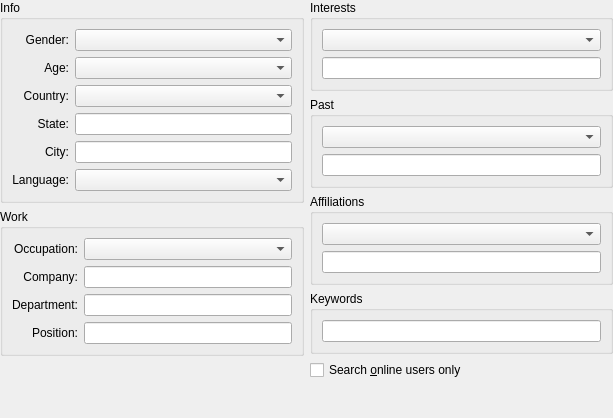
<?xml version="1.0" encoding="UTF-8"?>
<ui version="4.0">
 <class>AdvSearch</class>
 <widget class="QWidget" name="AdvSearch">
  <property name="geometry">
   <rect>
    <x>0</x>
    <y>0</y>
    <width>613</width>
    <height>418</height>
   </rect>
  </property>
  <property name="windowTitle">
   <string>Form1</string>
  </property>
  <layout class="QHBoxLayout">
   <property name="spacing">
    <number>6</number>
   </property>
   <property name="margin">
    <number>0</number>
   </property>
   <item>
    <layout class="QVBoxLayout">
     <property name="spacing">
      <number>6</number>
     </property>
     <property name="margin">
      <number>0</number>
     </property>
     <item>
      <widget class="QGroupBox" name="groupBox">
       <property name="title">
        <string>Info</string>
       </property>
       <layout class="QGridLayout" name="gridLayout">
        <item row="0" column="0">
         <widget class="QLabel" name="TextLabel5">
          <property name="text">
           <string>Gender:</string>
          </property>
          <property name="alignment">
           <set>Qt::AlignRight|Qt::AlignTrailing|Qt::AlignVCenter</set>
          </property>
          <property name="wordWrap">
           <bool>false</bool>
          </property>
         </widget>
        </item>
        <item row="0" column="1">
         <widget class="QComboBox" name="cmbGender"/>
        </item>
        <item row="1" column="0">
         <widget class="QLabel" name="TextLabel6">
          <property name="text">
           <string>Age:</string>
          </property>
          <property name="alignment">
           <set>Qt::AlignRight|Qt::AlignTrailing|Qt::AlignVCenter</set>
          </property>
          <property name="wordWrap">
           <bool>false</bool>
          </property>
         </widget>
        </item>
        <item row="1" column="1">
         <widget class="QComboBox" name="cmbAge"/>
        </item>
        <item row="2" column="0">
         <widget class="QLabel" name="TextLabel8">
          <property name="text">
           <string>Country:</string>
          </property>
          <property name="alignment">
           <set>Qt::AlignRight|Qt::AlignTrailing|Qt::AlignVCenter</set>
          </property>
          <property name="wordWrap">
           <bool>false</bool>
          </property>
         </widget>
        </item>
        <item row="2" column="1">
         <widget class="QComboBox" name="cmbCountry"/>
        </item>
        <item row="3" column="0">
         <widget class="QLabel" name="TextLabel7">
          <property name="text">
           <string>State:</string>
          </property>
          <property name="alignment">
           <set>Qt::AlignRight|Qt::AlignTrailing|Qt::AlignVCenter</set>
          </property>
          <property name="wordWrap">
           <bool>false</bool>
          </property>
         </widget>
        </item>
        <item row="3" column="1">
         <widget class="QLineEdit" name="edtState"/>
        </item>
        <item row="4" column="0">
         <widget class="QLabel" name="TextLabel9">
          <property name="text">
           <string>City:</string>
          </property>
          <property name="alignment">
           <set>Qt::AlignRight|Qt::AlignTrailing|Qt::AlignVCenter</set>
          </property>
          <property name="wordWrap">
           <bool>false</bool>
          </property>
         </widget>
        </item>
        <item row="4" column="1">
         <widget class="QLineEdit" name="edtCity"/>
        </item>
        <item row="5" column="0">
         <widget class="QLabel" name="TextLabel10">
          <property name="text">
           <string>Language:</string>
          </property>
          <property name="alignment">
           <set>Qt::AlignRight|Qt::AlignTrailing|Qt::AlignVCenter</set>
          </property>
          <property name="wordWrap">
           <bool>false</bool>
          </property>
         </widget>
        </item>
        <item row="5" column="1">
         <widget class="QComboBox" name="cmbLang"/>
        </item>
       </layout>
      </widget>
     </item>
     <item>
      <widget class="QGroupBox" name="groupBox_2">
       <property name="title">
        <string>Work</string>
       </property>
       <layout class="QGridLayout" name="gridLayout_2">
        <item row="0" column="0">
         <widget class="QLabel" name="TextLabel11">
          <property name="text">
           <string>Occupation:</string>
          </property>
          <property name="alignment">
           <set>Qt::AlignRight|Qt::AlignTrailing|Qt::AlignVCenter</set>
          </property>
          <property name="wordWrap">
           <bool>false</bool>
          </property>
         </widget>
        </item>
        <item row="0" column="1">
         <widget class="QComboBox" name="cmbOccupation"/>
        </item>
        <item row="1" column="0">
         <widget class="QLabel" name="TextLabel12">
          <property name="text">
           <string>Company:</string>
          </property>
          <property name="alignment">
           <set>Qt::AlignRight|Qt::AlignTrailing|Qt::AlignVCenter</set>
          </property>
          <property name="wordWrap">
           <bool>false</bool>
          </property>
         </widget>
        </item>
        <item row="1" column="1">
         <widget class="QLineEdit" name="edtCompany"/>
        </item>
        <item row="2" column="0">
         <widget class="QLabel" name="TextLabel13">
          <property name="text">
           <string>Department:</string>
          </property>
          <property name="alignment">
           <set>Qt::AlignRight|Qt::AlignTrailing|Qt::AlignVCenter</set>
          </property>
          <property name="wordWrap">
           <bool>false</bool>
          </property>
         </widget>
        </item>
        <item row="2" column="1">
         <widget class="QLineEdit" name="edtDepartment"/>
        </item>
        <item row="3" column="0">
         <widget class="QLabel" name="TextLabel14">
          <property name="text">
           <string>Position:</string>
          </property>
          <property name="alignment">
           <set>Qt::AlignRight|Qt::AlignTrailing|Qt::AlignVCenter</set>
          </property>
          <property name="wordWrap">
           <bool>false</bool>
          </property>
         </widget>
        </item>
        <item row="3" column="1">
         <widget class="QLineEdit" name="edtPosition"/>
        </item>
       </layout>
      </widget>
     </item>
     <item>
      <spacer name="Spacer4">
       <property name="orientation">
        <enum>Qt::Vertical</enum>
       </property>
       <property name="sizeType">
        <enum>QSizePolicy::Expanding</enum>
       </property>
       <property name="sizeHint" stdset="0">
        <size>
         <width>20</width>
         <height>20</height>
        </size>
       </property>
      </spacer>
     </item>
    </layout>
   </item>
   <item>
    <layout class="QVBoxLayout">
     <property name="spacing">
      <number>6</number>
     </property>
     <property name="margin">
      <number>0</number>
     </property>
     <item>
      <widget class="QGroupBox" name="groupBox_3">
       <property name="title">
        <string>Interests</string>
       </property>
       <layout class="QGridLayout" name="gridLayout_3">
        <item row="0" column="0">
         <widget class="QComboBox" name="cmbInterests"/>
        </item>
        <item row="1" column="0">
         <widget class="QLineEdit" name="edtInterests"/>
        </item>
       </layout>
      </widget>
     </item>
     <item>
      <widget class="QGroupBox" name="groupBox_4">
       <property name="title">
        <string>Past</string>
       </property>
       <layout class="QGridLayout" name="gridLayout_4">
        <item row="0" column="0">
         <widget class="QComboBox" name="cmbPast">
          <property name="windowTitle">
           <string/>
          </property>
         </widget>
        </item>
        <item row="1" column="0">
         <widget class="QLineEdit" name="edtPast"/>
        </item>
       </layout>
      </widget>
     </item>
     <item>
      <widget class="QGroupBox" name="groupBox_5">
       <property name="title">
        <string>Affiliations</string>
       </property>
       <layout class="QGridLayout" name="gridLayout_5">
        <item row="0" column="0">
         <widget class="QComboBox" name="cmbAffilation"/>
        </item>
        <item row="1" column="0">
         <widget class="QLineEdit" name="edtAffilation"/>
        </item>
       </layout>
      </widget>
     </item>
     <item>
      <widget class="QGroupBox" name="groupBox_6">
       <property name="title">
        <string>Keywords</string>
       </property>
       <layout class="QGridLayout" name="gridLayout_6">
        <item row="0" column="0">
         <widget class="QLineEdit" name="edtKeywords"/>
        </item>
       </layout>
      </widget>
     </item>
     <item>
      <widget class="QCheckBox" name="chkOnline">
       <property name="text">
        <string>Search &amp;online users only</string>
       </property>
      </widget>
     </item>
     <item>
      <spacer name="Spacer5">
       <property name="orientation">
        <enum>Qt::Vertical</enum>
       </property>
       <property name="sizeType">
        <enum>QSizePolicy::Expanding</enum>
       </property>
       <property name="sizeHint" stdset="0">
        <size>
         <width>20</width>
         <height>20</height>
        </size>
       </property>
      </spacer>
     </item>
    </layout>
   </item>
  </layout>
 </widget>
 <tabstops>
  <tabstop>chkOnline</tabstop>
 </tabstops>
 <resources/>
 <connections/>
</ui>
